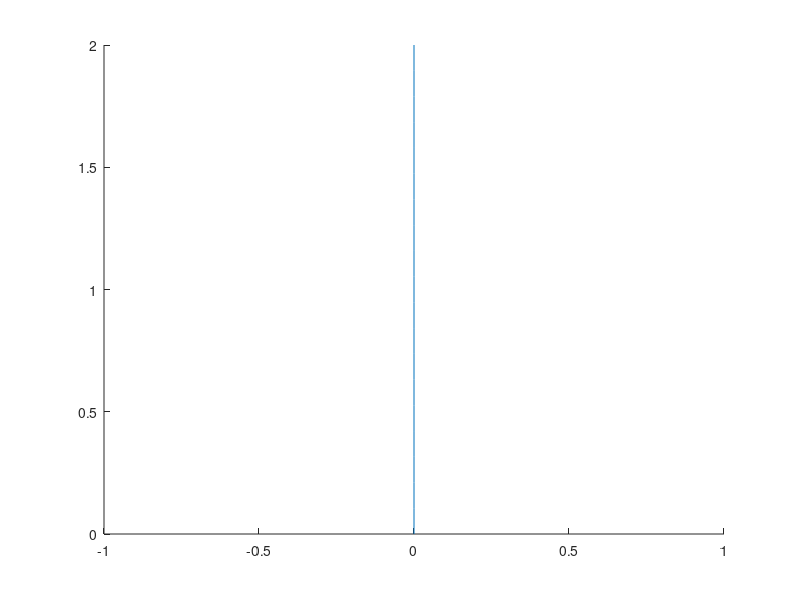

The MATLAB script that drew this image: (Note: this script raises an error after producing the figure.)
%%
% Generate a PLY file containing a point cloud that shape a cylinder

%Parametric equation of artery
r = 1; %radius
theta = linspace(0, 2*pi, 100); %angles
x = r*cos(theta);
y = r*sin(theta);
z = linspace(0,2,20);

%Parametric equation of path
u = zeros(length(z),1);
v = linspace(0,1,length(z));


xyz = zeros(length(x)*length(z), 3); % points matrix
norm = zeros(size(xyz)); % normal vector matrix
for n = 1: length(z)
    center = [u(n) v(n) z(n)]; % point of alignment
    
    rang_i = (n-1)*length(x)+1;
    rang_f = rang_i-1 + length(x);
    
    range = rang_i : rang_f; % range for this layer
    %Write points
    xyz(range,1) = x+center(1);
    xyz(range,2) = y+center(2);
    xyz(range,3) = z(n);
    % Write normal vector components
    norm(range,1) = center(1)-x;
    norm(range,2) = center(2)-y;
    norm(range,3) = center(3)-z(n);
end
%Display path
figure;
line(u,z,v);
%Generate PLY model
cylinder = pointCloud(xyz,'Normal',norm);
pcshow(cylinder);
pcwrite(cylinder, 'nuage_cylindre.ply', 'Encoding', 'ascii');

